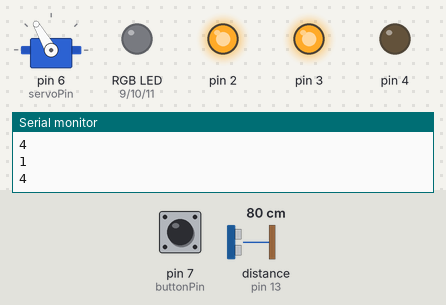
Recording of a sketch running on a simulated Arduino Uno, built with avr-gcc and run on an emulated ATmega328P. Parts: servo, an RGB LED mixed from three pins (HIGH = lit), output pins drawn as LEDs (lit = HIGH), the last lines printed to the serial monitor. The test bench sets the inputs (shaded band); at power-on: pin 7 (buttonPin) HIGH, distance to the obstacle (sensor on pin 13) 80 cm. The echo pulse lasts 58.3 µs per cm; random numbers use the default seed unless the sketch sets one; pins used as bus, display or sensor lines are not drawn.

Above: at 6.8 s.
6.9 s: pin 7 (buttonPin) pulled LOW for 0.15 s
At 8.3 s:
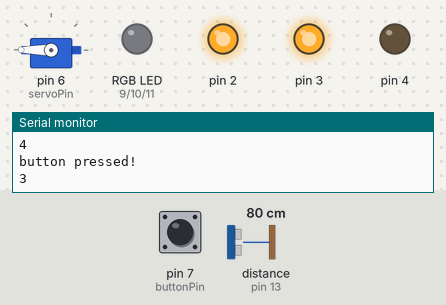
12.1 s: pin 7 (buttonPin) pulled LOW for 3.2 s
At 15.0 s:
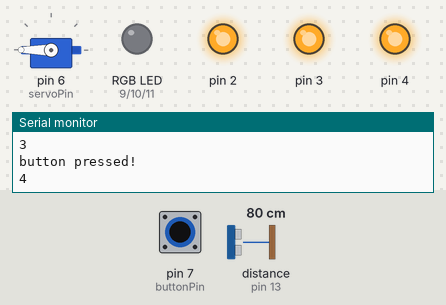
17.5 s: pin 7 (buttonPin) pulled LOW for 1 s
27.5 s: pin 7 (buttonPin) pulled LOW for 1 s
37.5 s: pin 7 (buttonPin) pulled LOW for 1 s
At 39.3 s:
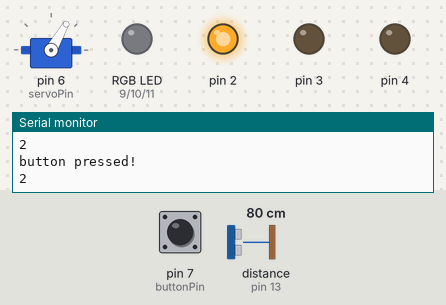
Timing chart, 0 to 47.5 s (numbered marks = the images above; inputs shaded):
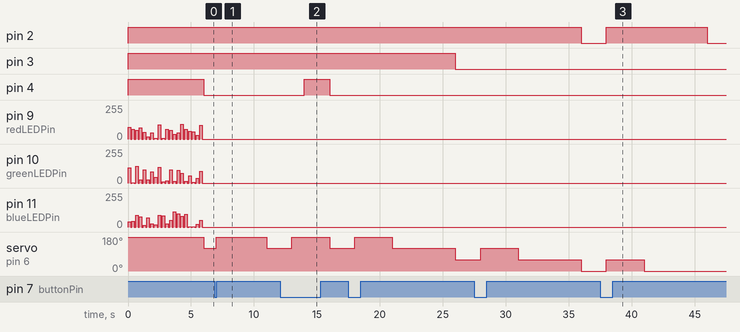

Measured:
- after the input at 12.1 s, pin 4: LOW → HIGH after 1.9 s, → LOW 2.0 s later
- after the input at 37.5 s, pin 2: LOW → HIGH after 0.51 s, → LOW 8.0 s later; servo on pin 6 (servoPin): 0° → 60° after 0.51 s, → 0° 3.0 s later

The sketch:

expressivelights.ino
```cpp
# include <Servo.h>                // servo library to make our boy MOVE

const int begin = 2;                     // PIN of first LED
const int end = 4;                       // PIN of last LED
const int buttonPin = 7;                 // PIN of button
const int servoPin = 6;                  // PIN of servo
const int echo = 13;                     // PIN of ultrasonic echo
const int trig = 12;                     // PIN of ultrasonic trig

unsigned long previousMillis = 0;  // keeping track of time since last "check"
unsigned long previousHungerMillis = 0;  // keeping track of time since last hunger "check"
unsigned long previousUSSMillis = 0;  // keeping track of time since last "check" for nearby objects
unsigned long previousLEDMillis = 0;  // keeping track of RGB time

const long interval = 1000;        // delay for blinking
const long LEDinterval = 10;        // delay for RGBLED
int advanceLightID = begin;        // what LED to start at for light
int lightState = 0;                // 0: advance forward ;; 1: advance back
int buttonState;                   // 0: not pressed ;; 1: pressed

/// -- CREATING SERVO --
Servo arduiBot;
int currentAngle = 180;               // Start servo at max happy (180)

/// -- ULTRASONIC SENSOR setup --
int uss_duration = 0;
int uss_distance = 0;

// -- LIL LIGHTY UP THING DESKBUDDY --
// the setup routine runs once when you press reset:
int sensorValue = 0;
bool isAwake = false; // to greet you !

const int redLEDPin = 9;     // LED connected to pin 9
const int greenLEDPin = 10;  // LED connected to pin 10
const int blueLEDPin = 11;    // LED connected to pin 11

void setup() {
  Serial.begin(9600);  // let it talk to computer

  /// -- Setting up LEDS --
  for (int i = 2; i <= 4; i++) {
    pinMode(i, OUTPUT);
    digitalWrite(i, HIGH);
    digitalWrite(i, LOW);
  }

  pinMode(buttonPin, INPUT_PULLUP);
  pinMode(trig, OUTPUT);
  pinMode(echo, INPUT);
  arduiBot.attach(servoPin); // connecting pin to servo object

  for (int i = advanceLightID; i <= end; i++){ // starts out w/ full happiness
    advanceLightID = advanceLight(i);          // or whatever you want the LED to mean (hunger?)
  }
}

void loop() {
  unsigned long currentMillis = millis();
  unsigned long currentHungerMillis = millis();
  unsigned long currentUSSMillis = millis();
  unsigned long currentLEDMillis = millis();

  /* reading button - how to make it keep track of state? otherwise discrepancy btwn pressed and being read */
  int buttonState = digitalRead(buttonPin);

  /* fiddling with ultrasonic sensor */
  digitalWrite(trig, HIGH); // turn this low after 1000ms

  // general timer
  if (currentMillis - previousMillis >= interval) {
    previousMillis = currentMillis;

    if (buttonState == LOW) { // button is pressed, turn lights on in succession
      Serial.println("button pressed!");
      advanceLightID = advanceLight(advanceLightID);
    }

    if (currentHungerMillis - previousHungerMillis >= (interval*5)) { // setting hunger to execute every 3000 ms
      previousHungerMillis = currentHungerMillis;
      // Serial.println("im hungy"); // check if timer is working
      advanceLightID = hunger(advanceLightID);
    }

    digitalWrite(trig, LOW);
    uss_duration = pulseIn(echo, HIGH); // ??
    uss_distance = (uss_duration/2) / 28.5;
  }

  if (uss_distance = 10 && !isAwake) { // when you get close enough
    Serial.println(uss_distance);
    isAwake = true;
    welcome();
    }

  else {
    analogWrite(redLEDPin, 0);
    analogWrite(greenLEDPin, 0);
    analogWrite(blueLEDPin, 0);
  }
}

int advanceLight(int currentAdvance) {          // "feed" function
  // -- time to advance forward --
    Serial.println(currentAdvance);
    digitalWrite(currentAdvance, HIGH);         // turn light on
    moveServo(60);
    if (currentAdvance >= end) {                // reach end?
      return currentAdvance;
      /* lightState = 1;                           // change state to BACKWARD
      return currentAdvance; */                    // return pointer to led
    }
    return currentAdvance+1;
}

int hunger(int currentAdvance) {
  /* turns off "food counter" by 1 in a set interval
     (soon to be randomized, and then also make a beeping noise)
  */
  Serial.println(currentAdvance);
  digitalWrite(currentAdvance, LOW); // set the current pin to LOW
  moveServo(-60);
  if (currentAdvance <= begin) {     // if we're at the end, let the program know to ADVANCE light
    lightState = 0;
    return currentAdvance;           // return same pin #
  }
  return currentAdvance-1;           // return the next (previous) pin #
}

void welcome() {
  partyEffect();
}

void partyEffect() {
  for (int i = 0; i < 20; i++) { // Flash 20 times
    setColor(random(128), random(128), random(128));
    delay(200);
    setColor(0, 0, 0); // Turn off momentarily
    delay(100);
  }
  setColor(0, 0, 0); // Turn off LED completely
}

void setColor(int red, int green, int blue) {
  analogWrite(redLEDPin, red);
  analogWrite(greenLEDPin, green);
  analogWrite(blueLEDPin, blue);
}

void moveServo(int angleChange){
  currentAngle += angleChange; // Update current position
  currentAngle = constrain(currentAngle, 0, 180); // Keep it within valid range
  arduiBot.write(currentAngle); // Move servo
}
  /* for (int pin = begin; pin <= end; pin++) {
    digitalWrite(pin, HIGH);
    delay(100);
  }
  for (int pin = begin; pin <= end; pin++) {
    digitalWrite(pin, LOW);
    delay(100);
  }

  for (int pin = end; pin >= begin; pin--) {
    digitalWrite(pin, HIGH);
    delay(100);
  }
  for (int pin = end; pin >= begin; pin--) {
    digitalWrite(pin, LOW);
    delay(100);
  }
  */
```
